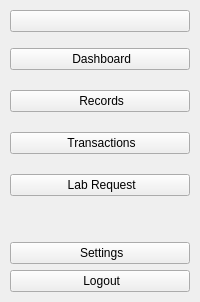
     <widget class="QWidget" name="NavBar" native="true">
      <property name="sizePolicy">
       <sizepolicy hsizetype="Preferred" vsizetype="Expanding">
        <horstretch>0</horstretch>
        <verstretch>0</verstretch>
       </sizepolicy>
      </property>
      <layout class="QVBoxLayout" name="verticalLayout">
       <property name="spacing">
        <number>6</number>
       </property>
       <property name="leftMargin">
        <number>10</number>
       </property>
       <property name="topMargin">
        <number>10</number>
       </property>
       <property name="rightMargin">
        <number>10</number>
       </property>
       <property name="bottomMargin">
        <number>10</number>
       </property>
       <item>
        <widget class="QPushButton" name="DashBoardButton">
         <property name="text">
          <string/>
         </property>
         <property name="icon">
          <iconset resource="../Images/resources.qrc">
           <normaloff>:/lucide/icons/align-justify.svg</normaloff>:/lucide/icons/align-justify.svg</iconset>
         </property>
         <property name="iconSize">
          <size>
           <width>40</width>
           <height>40</height>
          </size>
         </property>
        </widget>
       </item>
       <item>
        <spacer name="verticalSpacer">
         <property name="orientation">
          <enum>Qt::Vertical</enum>
         </property>
         <property name="sizeType">
          <enum>QSizePolicy::Fixed</enum>
         </property>
         <property name="sizeHint" stdset="0">
          <size>
           <width>20</width>
           <height>10</height>
          </size>
         </property>
        </spacer>
       </item>
       <item>
        <layout class="QVBoxLayout" name="MainButtons">
         <property name="spacing">
          <number>20</number>
         </property>
         <property name="sizeConstraint">
          <enum>QLayout::SetNoConstraint</enum>
         </property>
         <item>
          <widget class="QPushButton" name="pushButton_3">
           <property name="text">
            <string> Dashboard</string>
           </property>
           <property name="icon">
            <iconset resource="../Images/resources.qrc">
             <normaloff>:/lucide/icons/layout-dashboard.svg</normaloff>:/lucide/icons/layout-dashboard.svg</iconset>
           </property>
           <property name="iconSize">
            <size>
             <width>40</width>
             <height>40</height>
            </size>
           </property>
          </widget>
         </item>
         <item>
          <widget class="QPushButton" name="pushButton_2">
           <property name="text">
            <string> Records</string>
           </property>
           <property name="icon">
            <iconset resource="../Images/resources.qrc">
             <normaloff>:/lucide/icons/file-text.svg</normaloff>:/lucide/icons/file-text.svg</iconset>
           </property>
           <property name="iconSize">
            <size>
             <width>40</width>
             <height>40</height>
            </size>
           </property>
          </widget>
         </item>
         <item>
          <widget class="QPushButton" name="pushButton">
           <property name="styleSheet">
            <string notr="true">QPushButton{
	font: 900 20pt &quot;Satoshi Black&quot;;	
}
</string>
           </property>
           <property name="text">
            <string> Transactions</string>
           </property>
           <property name="icon">
            <iconset resource="../Images/resources.qrc">
             <normaloff>:/lucide/icons/tickets.svg</normaloff>:/lucide/icons/tickets.svg</iconset>
           </property>
           <property name="iconSize">
            <size>
             <width>40</width>
             <height>40</height>
            </size>
           </property>
          </widget>
         </item>
         <item>
          <widget class="QPushButton" name="pushButton_7">
           <property name="text">
            <string> Lab Request</string>
           </property>
           <property name="icon">
            <iconset resource="../Images/resources.qrc">
             <normaloff>:/lucide/icons/test-tubes.svg</normaloff>:/lucide/icons/test-tubes.svg</iconset>
           </property>
           <property name="iconSize">
            <size>
             <width>40</width>
             <height>40</height>
            </size>
           </property>
          </widget>
         </item>
        </layout>
       </item>
       <item>
        <spacer name="verticalSpacer_2">
         <property name="orientation">
          <enum>Qt::Vertical</enum>
         </property>
         <property name="sizeType">
          <enum>QSizePolicy::Expanding</enum>
         </property>
         <property name="sizeHint" stdset="0">
          <size>
           <width>20</width>
           <height>40</height>
          </size>
         </property>
        </spacer>
       </item>
       <item>
        <layout class="QVBoxLayout" name="verticalLayout_2">
         <property name="sizeConstraint">
          <enum>QLayout::SetNoConstraint</enum>
         </property>
         <item>
          <widget class="QPushButton" name="pushButton_5">
           <property name="text">
            <string> Settings</string>
           </property>
           <property name="icon">
            <iconset resource="../Images/resources.qrc">
             <normaloff>:/lucide/icons/user-round-cog.svg</normaloff>:/lucide/icons/user-round-cog.svg</iconset>
           </property>
           <property name="iconSize">
            <size>
             <width>40</width>
             <height>40</height>
            </size>
           </property>
          </widget>
         </item>
         <item>
          <widget class="QPushButton" name="pushButton_4">
           <property name="text">
            <string> Logout</string>
           </property>
           <property name="icon">
            <iconset resource="../Images/resources.qrc">
             <normaloff>:/lucide/icons/log-out.svg</normaloff>:/lucide/icons/log-out.svg</iconset>
           </property>
           <property name="iconSize">
            <size>
             <width>40</width>
             <height>40</height>
            </size>
           </property>
          </widget>
         </item>
        </layout>
       </item>
      </layout>
     </widget>
